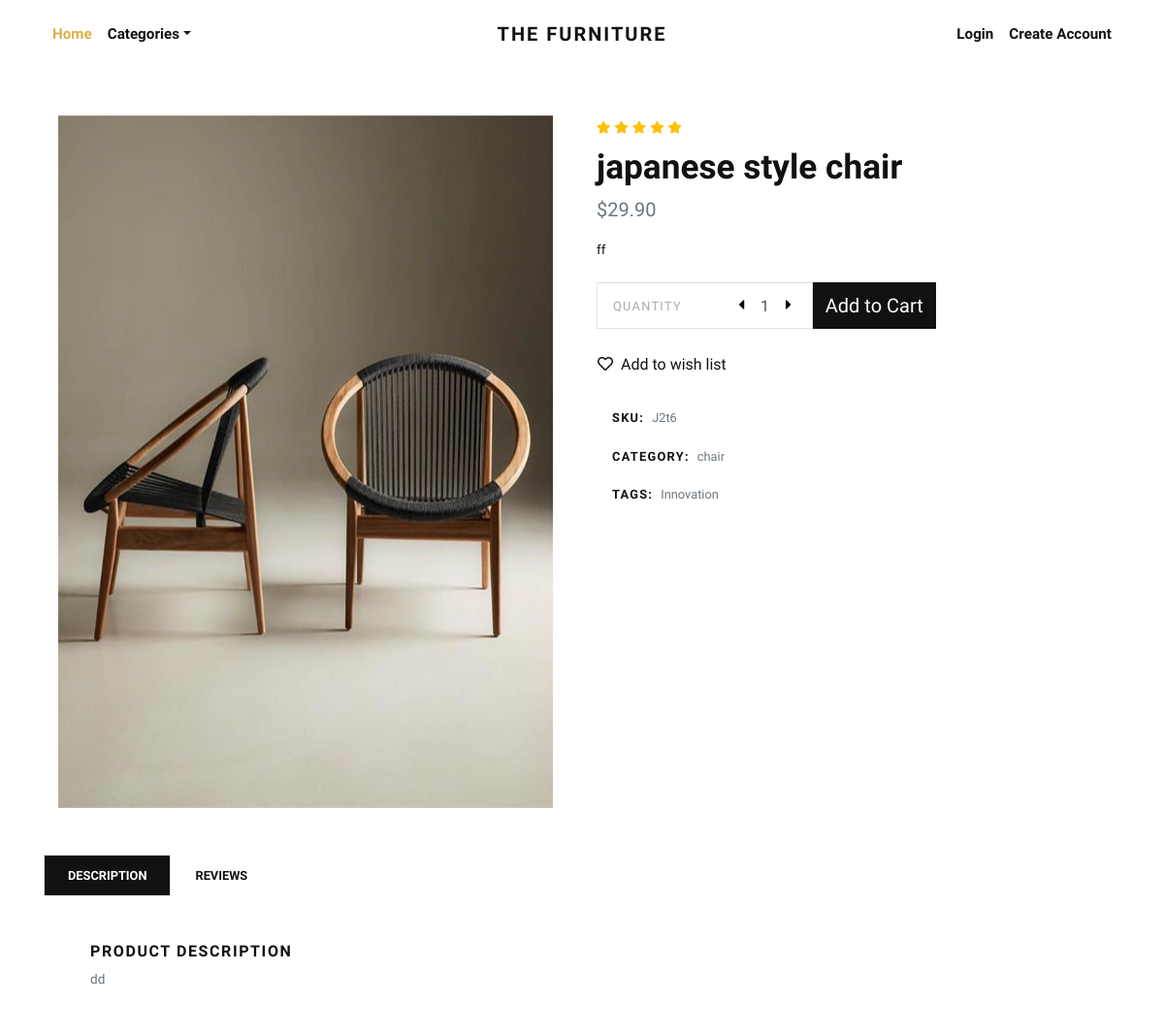
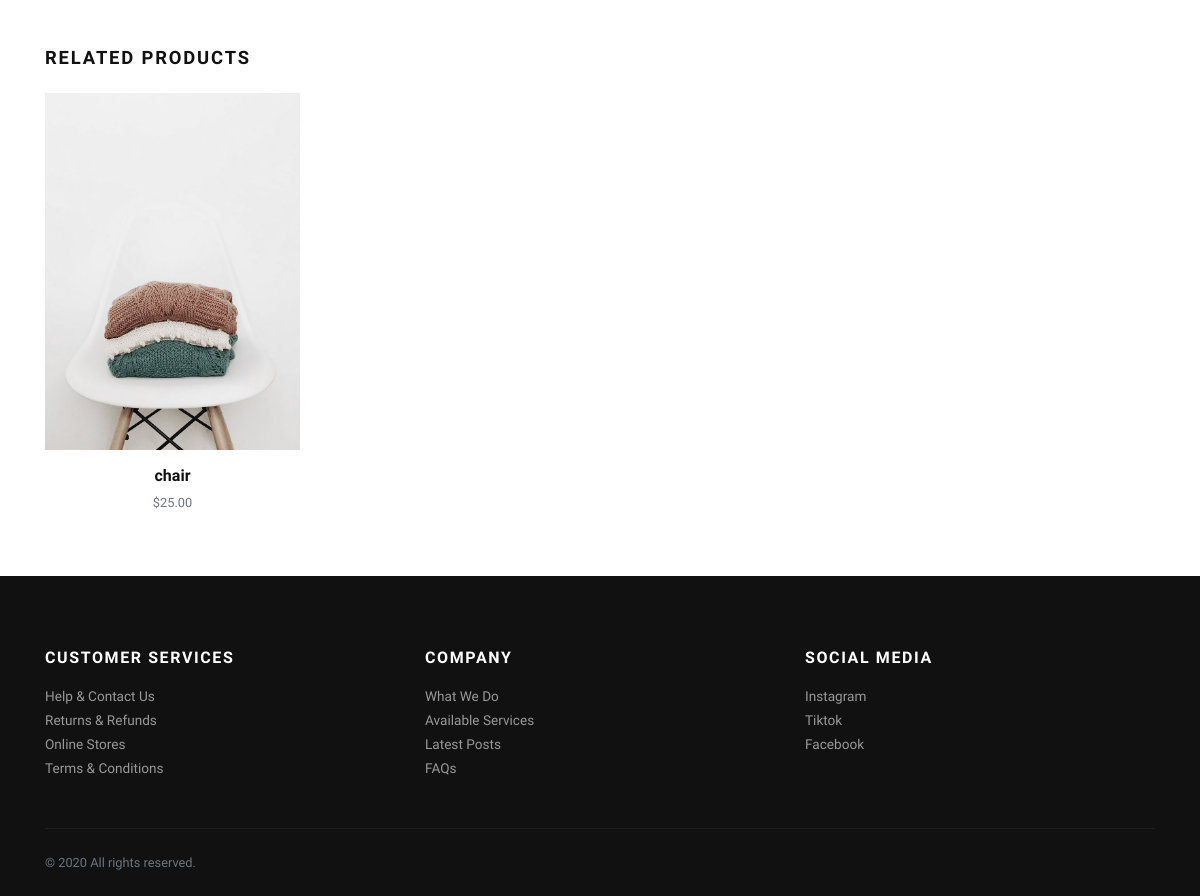
Screenshot of /product/japanese-style-chair/ with the database file from the repository (2 pictures, top to bottom).
### store/models.py (models this page shows, shortened)
class Product(models.Model):
    title = models.CharField(max_length=150, verbose_name="Product Title")
    slug = models.SlugField(max_length=160, verbose_name="Product Slug")
    sku = models.CharField(max_length=255, unique=True, verbose_name="Unique Product ID (SKU)")
    short_description = models.TextField(verbose_name="Short Description")
    detail_description = models.TextField(blank=True, null=True, verbose_name="Detail Description")
    product_image = models.ImageField(upload_to='product', blank=True, null=True, verbose_name="Product Image")
    price = models.DecimalField(max_digits=8, decimal_places=2)
    category = models.ForeignKey(Category, verbose_name="Product Categoy", on_delete=models.CASCADE)
    is_active = models.BooleanField(verbose_name="Is Active?")
    is_featured = models.BooleanField(verbose_name="Is Featured?")
    created_at = models.DateTimeField(auto_now_add=True, verbose_name="Created Date")
    updated_at = models.DateTimeField(auto_now=True, verbose_name="Updated Date")
    class Meta:
        verbose_name_plural = 'Products'
        ordering = ('-created_at', )

class Category(models.Model):
    title = models.CharField(max_length=50, verbose_name="Category Title")
    slug = models.SlugField(max_length=55, verbose_name="Category Slug")
    description = models.TextField(blank=True, verbose_name="Category Description")
    category_image = models.ImageField(upload_to='category', blank=True, null=True, verbose_name="Category Image")
    is_active = models.BooleanField(verbose_name="Is Active?")
    is_featured = models.BooleanField(verbose_name="Is Featured?")
    created_at = models.DateTimeField(auto_now_add=True, verbose_name="Created Date")
    updated_at = models.DateTimeField(auto_now=True, verbose_name="Updated Date")
    class Meta:
        verbose_name_plural = 'Categories'
        ordering = ('-created_at', )
    def __str__(self):
        return self.title

### store/views.py (the view)
# urls.py: path('product/<slug:slug>/', views.detail, name="product-detail"),
def detail(request, slug):
    product = get_object_or_404(Product, slug=slug)
    related_products = Product.objects.exclude(id=product.id).filter(
        is_active=True,
        category=product.category
    )
    return render(request, 'store/detail.html', {
        'product': product,
        'related_products': related_products,
    })

### store/context_preprocessors.py (called while the page is built)
def store_menu(request):
    categories = Category.objects.filter(is_active=True)
    context = {
        'categories_menu': categories,
    }
    return context

def cart_menu(request):
    if request.user.is_authenticated:
        cart_items= Cart.objects.filter(user=request.user)
        context = {
            'cart_items': cart_items,
        }
    else:
        context = {}
    return context

### templates/store/detail.html (shortened to what this page needs)
{% extends 'base.html' %}
{% load static %}
    {% block content %}
      <section class="py-5">
        <div class="container">
          <div class="row mb-5">
            <div class="col-lg-6">
              <div class="row m-sm-0">
                <div class="col-sm-12 order-1 order-sm-2">
                  <div class="owl-carousel product-slider" data-slider-id="1">
                    {% if product.product_image %}
                      <a class="d-block" href="{{product.product_image.url}}" data-lightbox="product" title="{{product.title}}"><img class="img-fluid" src="{{product.product_image.url}}" alt="{{product.title}}"></a>
                      {% else %}
                      <a class="d-block" href="{% static 'img/product-detail-1.jpg' %}" data-lightbox="product" title="{{product.title}}"><img class="img-fluid" src="{% static 'img/product-detail-1.jpg' %}" alt="{{product.title}}"></a>
                    {% endif %}
                  </div>
                </div>
              </div>
            </div>
            <div class="col-lg-6">
              <ul class="list-inline mb-2">
                <li class="list-inline-item m-0"><i class="fas fa-star small text-warning"></i></li>
                <li class="list-inline-item m-0"><i class="fas fa-star small text-warning"></i></li>
                <li class="list-inline-item m-0"><i class="fas fa-star small text-warning"></i></li>
                <li class="list-inline-item m-0"><i class="fas fa-star small text-warning"></i></li>
                <li class="list-inline-item m-0"><i class="fas fa-star small text-warning"></i></li>
              </ul>
              <h1>{{product.title}}</h1>
              <p class="text-muted lead">${{product.price}}</p>
              <p class="text-small mb-4">{{product.short_description}}</p>
              <div class="row align-items-stretch mb-4">
                <div class="col-sm-5 pr-sm-0">
                  <div class="border d-flex align-items-center justify-content-between py-1 px-3 bg-white border-white"><span class="small text-uppercase text-gray mr-4 no-select">Quantity</span>
                    <div class="quantity">
                      <button class="dec-btn p-0"><i class="fas fa-caret-left"></i></button>
                      <input name="quantity" class="form-control border-0 shadow-0 p-0" type="text" value="1">
                      <button class="inc-btn p-0"><i class="fas fa-caret-right"></i></button>
                    </div>
                  </div>
                </div>
                <div class="col-sm-3 pl-sm-0">
                  <form action="{% url 'store:add-to-cart' %}">
                    <button type="submit" class="btn btn-dark btn-lg btn-block h-100 d-flex align-items-center justify-content-center px-0">Add to Cart</button>
                  </form>
                </div>
              </div><a class="btn btn-link text-dark p-0 mb-4" href="#"><i class="far fa-heart mr-2"></i>Add to wish list</a><br>
              <ul class="list-unstyled small d-inline-block">
                <li class="px-3 py-2 mb-1 bg-white"><strong class="text-uppercase">SKU:</strong><span class="ml-2 text-muted">{{product.sku}}</span></li>
                <li class="px-3 py-2 mb-1 bg-white text-muted"><strong class="text-uppercase text-dark">Category:</strong><a class="reset-anchor ml-2" href="{% url 'store:category-products' product.category.slug %}">{{product.category}}</a></li>
                <li class="px-3 py-2 mb-1 bg-white text-muted"><strong class="text-uppercase text-dark">Tags:</strong><a class="reset-anchor ml-2" href="#">Innovation</a></li>
              </ul>
            </div>
          </div>
          <ul class="nav nav-tabs border-0" id="myTab" role="tablist">
            <li class="nav-item"><a class="nav-link active" id="description-tab" data-toggle="tab" href="#description" role="tab" aria-controls="description" aria-selected="true">Description</a></li>
            <li class="nav-item"><a class="nav-link" id="reviews-tab" data-toggle="tab" href="#reviews" role="tab" aria-controls="reviews" aria-selected="false">Reviews</a></li>
          </ul>
          <div class="tab-content mb-5" id="myTabContent">
            <div class="tab-pane fade show active" id="description" role="tabpanel" aria-labelledby="description-tab">
              <div class="p-4 p-lg-5 bg-white">
                <h6 class="text-uppercase">Product description </h6>
                <p class="text-muted text-small mb-0">{{product.detail_description}}</p>
              </div>
            </div>
          </div>
          <h2 class="h5 text-uppercase mb-4">Related products</h2>
          <div class="row">
            {% if related_products %}
              {% for rp in related_products %}
                <div class="col-lg-3 col-sm-6">
                  <div class="product text-center skel-loader">
                    <div class="d-block mb-3 position-relative">
                      <a class="d-block" href="{% url 'store:product-detail' rp.slug %}">
                        {% if rp.product_image %}
                          <img class="img-fluid w-100" src="{{rp.product_image.url}}" alt="{{rp.title}}">
                        {% else %}
                        <img class="img-fluid w-100" src="{% static 'img/product-1.jpg' %}" alt="{{rp.title}}">
                        {% endif %}
                      </a>
                    </div>
                    <h6> <a class="reset-anchor" href="{% url 'store:product-detail' rp.slug %}">{{rp.title}}</a></h6>
                    <p class="small text-muted">${{rp.price}}</p>
                  </div>
                </div>
              {% endfor %}
            {% endif %}
          </div>
        </div>
      </section>
      {% endblock content %}

### jewelryshop/static/css/style.default.css (style rules this page uses)
.text-small { font-size: 0.85rem !important; }
.text-gray { color: #aaa !important; }
strong { font-weight: 700; }
.product img { -webkit-filter: grayscale(40%); filter: grayscale(40%); transition: all 0.3s; }
.quantity { display: -ms-flexbox; display: flex; -ms-flex-align: center; align-items: center; font-family: inherit; }
.quantity input { width: 2rem; text-align: center; }
.quantity button { background: none; border: none; width: 1rem; outline: none; }
.text-uppercase { text-transform: uppercase; letter-spacing: 0.1em; }
.border { border: 1px solid #dee2e6 !important; }
.shadow-0 { box-shadow: none !important; }
.reset-anchor { color: inherit; transition: all 0.3s; }
.no-select { cursor: default; -webkit-user-select: none; -moz-user-select: none; -ms-user-select: none; user-select: none; }
.btn { font-weight: 400; border: 1px solid transparent; font-family: inherit; padding: 0.375rem 1.5rem; font-size: 1rem; line-height: 1.5; border-radius: 0; transition: color 0.15s ease-in-out, background-color 0.15s ease-in-out, border-color 0.15s ease-in-out, box-shadow 0.15s ease-in-out; }
.btn-link { font-weight: 400; color: #dcb14a; }
.btn-dark { color: #fff; background-color: #111111; border-color: #111111; }
.btn-lg { padding: 0.5rem 1rem; font-size: 1.25rem; line-height: 1.5; border-radius: 0; }
body { font-family: "Libre Franklin", sans-serif; font-size: 1rem; font-weight: 400; line-height: 1.5; color: #111111; background-color: #fff; }
a { color: #dcb14a; text-decoration: none; }
h1, h2, h3, h4, h5, h6, .h1, .h2, .h3, .h4, .h5, .h6 { margin-bottom: 0.5rem; font-family: inherit; font-weight: 900; line-height: 1.2; color: inherit; }
h1, .h1 { font-size: 2.2rem; }
h2, .h2 { font-size: 1.9rem; }
h5, .h5 { font-size: 1.15rem; }
h6, .h6 { font-size: 1rem; }
.lead { font-size: 1.25rem; font-weight: 300; }
small, .small { font-size: 80%; font-weight: 400; }
.text-warning { color: #ffc107 !important; }
.text-dark { color: #111111 !important; }
.form-control { padding: 0.375rem 0.75rem; font-size: 1rem; line-height: 1.5; color: #495057; background-color: #fff; border: 1px solid #ced4da; border-radius: 0; transition: border-color 0.15s ease-in-out, box-shadow 0.15s ease-in-out; }
.form-control::placeholder { color: #adb5bd; font-size: 0.85rem; font-weight: 400; }
.nav-link { padding: 0.5rem 1rem; }
.nav-tabs .nav-item { margin-bottom: -1px; }
.nav-tabs .nav-link { border: 1px solid transparent; font-family: inherit; color: #111111; text-transform: uppercase; font-size: 0.8rem; transition: all 0.3s; font-weight: 700; padding: 0.7rem 1.5rem; background: #fff; border-top-left-radius: 0; border-top-right-radius: 0; }
.nav-tabs .nav-link.active, .nav-tabs .nav-link:hover, .nav-tabs .nav-item.show .nav-link { background: #111111; background-color: #111111; color: #fff; }

### rows the page displays
Product: product_image (picture), title "japanese style chair", price "29.90", short_description "ff", sku "J2t6", category "chair", detail_description "dd"
Product: product_image (picture), title "chair", price "25.00"
